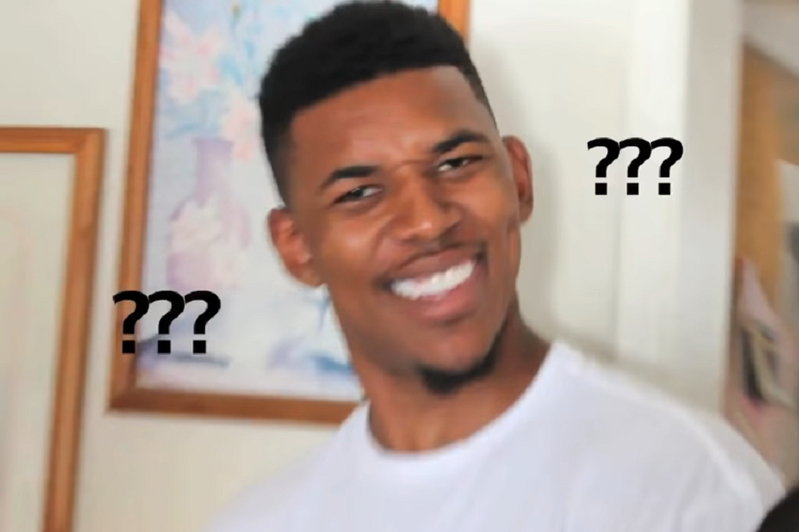
//> input picture test.png, 799 x 532 px, given in place of the camera
$ ./main   (built with g++ and OpenCV 4)
//> lines starting //> are read from the running program, lines starting //| are printed output that depends on the picture
### ig_filter/filter.h
#ifndef  _FILTER_H_
#define _FILTER_H_

#include <opencv2/opencv.hpp>

using namespace cv;
using namespace std;

class general_filter{

    public:
        void ghost_filter(Mat& img);
        void dark_img(Mat& img);
        void nice_skin(Mat& img);

};

#endif  //_FILTER_H_

### ig_filter/main.cpp
#include "filter.h"
#include <opencv2/opencv.hpp>
#include <opencv2/highgui/highgui.hpp>
#include <opencv2/imgproc/imgproc.hpp>
#include <opencv2/objdetect/objdetect.hpp>
#include <iostream>

using namespace std;
using namespace cv;

void img_filter_test(){
    const char* imagename = "../test.png";

    Mat img = imread(imagename, 1);

    if (img.empty()) {
        fprintf(stderr, "Can not load image %s\n", imagename);
    }

    imshow("Original image", img);
    waitKey();

    general_filter filter_test;

    filter_test.ghost_filter(img);
    filter_test.dark_img(img);
    filter_test.nice_skin(img);
}

int main(int argc, char* argv[]) {
    // img_filter_test();
    VideoCapture cap(0);
    if (!cap.isOpened()) {
        cout << "Check your webcam" << endl;
        return -1;
    }

    CascadeClassifier face_cascade;
    if (!face_cascade.load("../weight/haarcascade_frontalface_alt.xml")) {
        cout << "Please reload your face detection model" << endl;
        return -1;
    }
    Mat frame;
    Mat copy_frame;
    Mat gray_frame;
    vector<Rect> faces;
    while (true) {
        cap >> frame;
//> frame is the input picture: 532 rows x 799 cols, CV_8UC3; mean B, G, R 152.8, 163.4, 181.1
        if (frame.empty()) {
            cout << "Check your webcam" << endl;
            break;
        }

        cvtColor(frame, gray_frame, COLOR_BGR2GRAY);
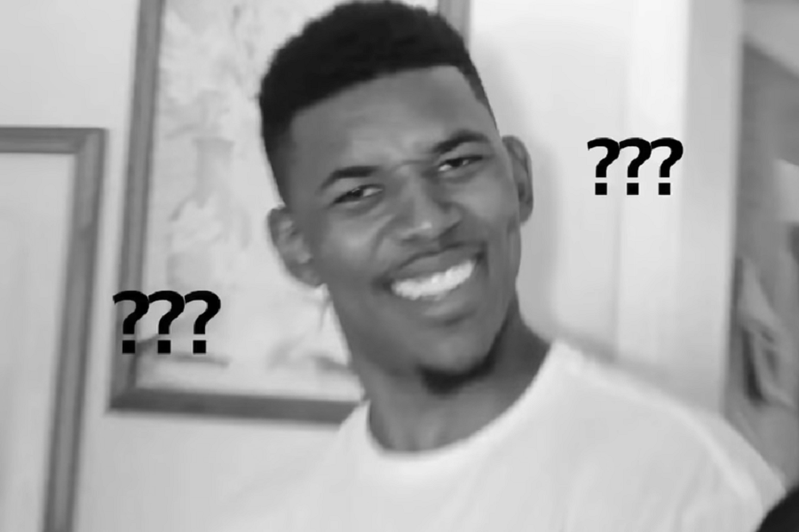
//> gray_frame: 532 rows x 799 cols, CV_8UC1; min 0, max 247, mean 167.5
        equalizeHist(gray_frame, gray_frame);
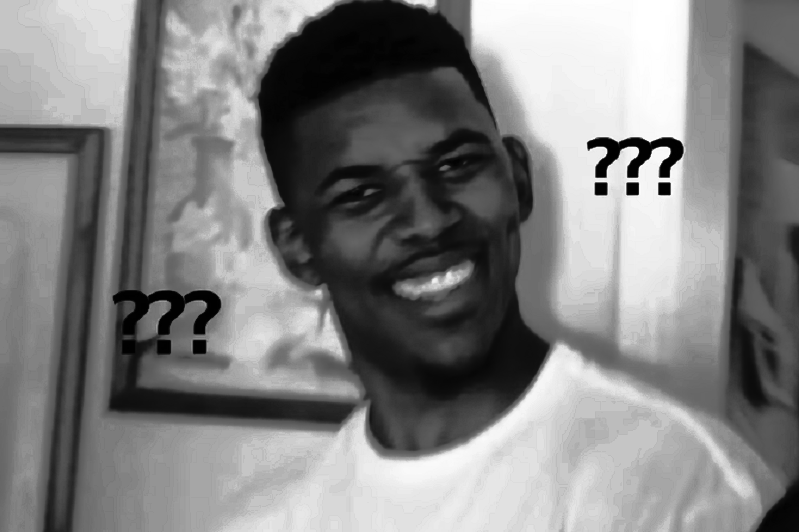
//> gray_frame: 532 rows x 799 cols, CV_8UC1; min 0, max 255, mean 128.4
        face_cascade.detectMultiScale(gray_frame, faces, 1.1, 3, 0, Size(30, 30));
//> faces = empty


        for (size_t i = 0; i < faces.size(); i++) {
            rectangle(frame, faces[i], Scalar(255, 0, 0), 2);
        }
//> this loop made 0 passes

        cvtColor(frame, copy_frame, COLOR_BGR2RGB);
        imshow("webcam", copy_frame);
        if (waitKey(1) == 27) {
//> the Esc key is pressed
            break;
        }
    }

    return 0;
}
